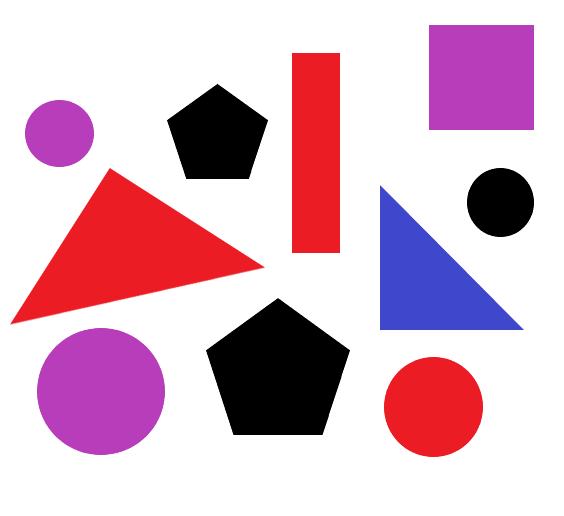
#> input picture IS4_1.png, 564 x 516 px, found by its file name
$ python main.py
#> lines starting #> are read from the running program, lines starting #| are printed output that depends on the picture; after the words box and inside, x2 and y2 are one past the last pixel; in counts of white or black regions, pixels touching at a corner belong together
import cv2
import imutils

class ShapeDetector:
    def __init__(self):
        pass
    def detect(self, c):
        peri = cv2.arcLength(c, True)
        approx = cv2.approxPolyDP(c, 0.04 * peri, True)

        if len(approx) == 3:
            shape = "triangle"
        elif len(approx) == 4:
            (x, y, w, h) = cv2.boundingRect(approx)
            ar = w / float(h)
            if ar >= 0.95 and ar <= 1.05:
                shape = "square"
            else:
                shape = "rectangle"
        elif len(approx) == 5:
            shape = "pentagon"
        else:
            shape = "circle"

        return shape

image = cv2.imread("C:/Users/1/Desktop/IS_img/IS4_1.png")
#> image is the input picture: shape (516, 564, 3); mean B, G, R 199.8, 182.3, 218.2
cv2.imshow("Input", image)

gray = cv2.cvtColor(image, cv2.COLOR_BGR2GRAY)
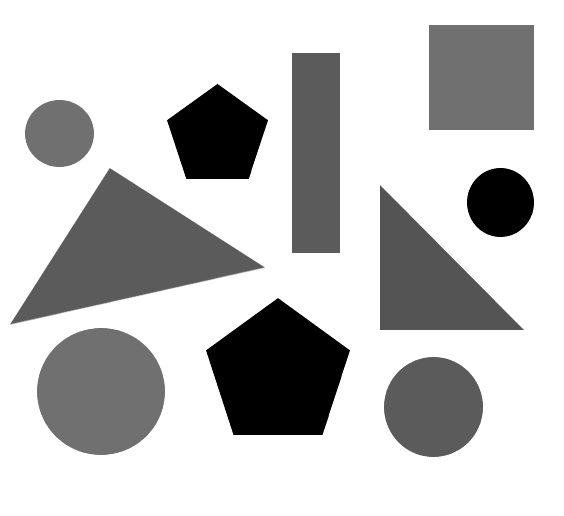
#> gray: shape (516, 564); min 0, max 255, mean 195
blurred = cv2.GaussianBlur(gray, (5, 5), 0)
_, thresh = cv2.threshold(gray, 225, 255, cv2.THRESH_BINARY_INV)
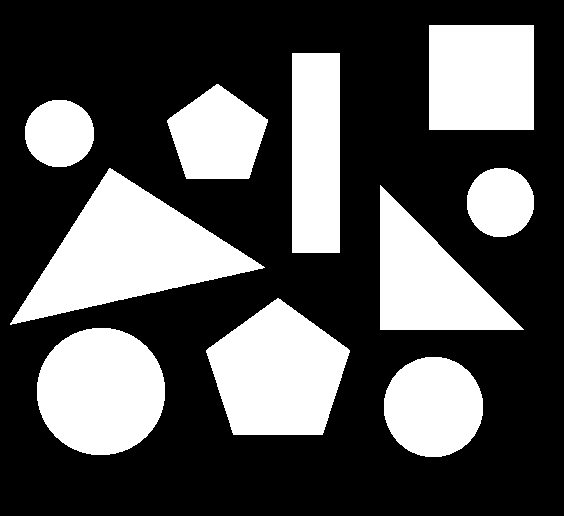
#> thresh: shape (516, 564); 33.3% white; 10 white regions

cnts = imutils.grab_contours(cv2.findContours(thresh.copy(), cv2.RETR_EXTERNAL, cv2.CHAIN_APPROX_SIMPLE))
#> cnts = 10 contours; largest, box (x1, y1, x2, y2) and area: (10, 168, 265, 325) 17062, (206, 298, 350, 435) 13527, (37, 328, 165, 455) 12686, (429, 25, 534, 130) 10816, (380, 185, 524, 330) 10282
output = image.copy()
sd = ShapeDetector()

amountCircle = 0
amountTriangle = 0
amountSquare = 0
amountRectangle = 0
amountPentagon = 0

for c in cnts:
    shape = sd.detect(c)

    if shape == "triangle":
        amountTriangle += 1
    elif shape == "square":
        amountSquare += 1
    elif shape == "rectangle":
        amountRectangle += 1
    elif shape == "pentagon":
        amountPentagon += 1
    elif shape == "circle":
        amountCircle += 1

    cv2.drawContours(output, [c], -1, (0, 0, 0), 1)
#> this loop made 10 passes
#> (peri in detect, approx in detect, x in detect, y in detect, w in detect, h in detect, ar in detect, shape) on pass 9: (492, [[292, 53], [292, 252], [339, 252], [339, 53]], 292, 53, 48, 200, 0.24, 'rectangle')
#> (peri in detect, approx in detect, x in detect, y in detect, w in detect, h in detect, ar in detect, shape) on pass 10: (416, [[429, 25], [429, 129], [533, 129], [533, 25]], 429, 25, 105, 105, 1, 'square')
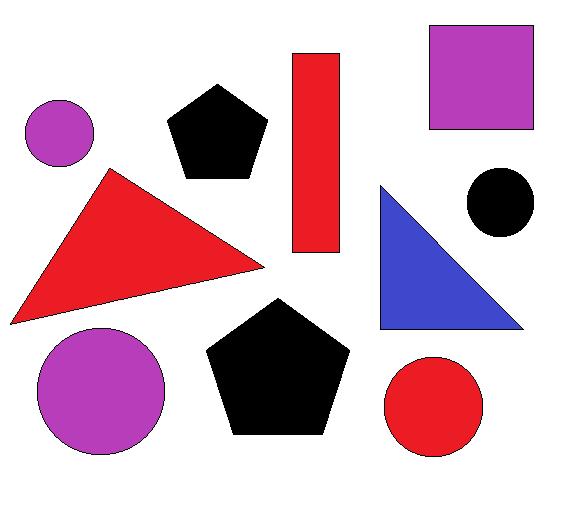
#> output: shape (516, 564, 3); 1.13% of pixels changed, all inside (x1, y1, x2, y2) = (10, 25, 534, 457)
#> after the loop, amountCircle = 4; amountPentagon = 2; amountRectangle = 1; amountSquare = 1; amountTriangle = 2

text = "Objects in the image: Triangle: {} Square: {} Rectangle: {} Pentagon: {} Circle: {}".format\
    (amountTriangle, amountSquare, amountRectangle, amountPentagon, amountCircle)
cv2.putText(output,text, (10, 25), cv2.FONT_HERSHEY_DUPLEX, 0.4, (0, 0, 0), 1)
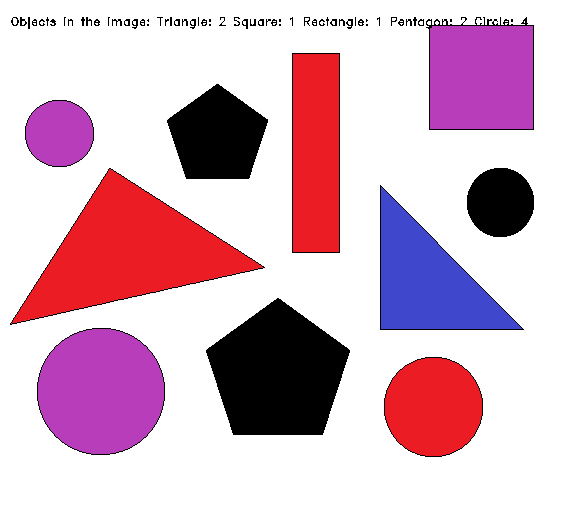
#> output: shape (516, 564, 3); 0.46% of pixels changed, all inside (x1, y1, x2, y2) = (11, 17, 528, 29)

cv2.imshow("Output", output)
print ("Objects in the image:")
print ("Triangle:", amountTriangle)
#| Triangle: 2
print ("Square:", amountSquare)
#| Square: 1
print ("Rectangle:", amountRectangle)
#| Rectangle: 1
print ("Pentagon:", amountPentagon)
#| Pentagon: 2
print ("Circle:", amountCircle)
#| Circle: 4

cv2.waitKey(0)

$ run again, with IS4.png copied over IS4_1.png
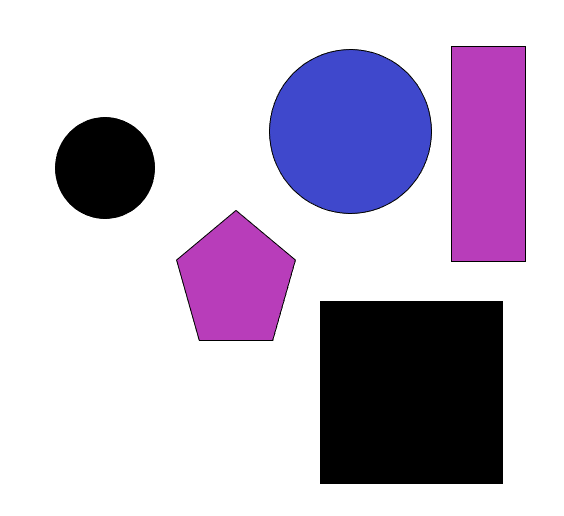
#> input picture IS4.png, 564 x 516 px, found by its file name
#> image is the input picture: shape (516, 564, 3); mean B, G, R 207.5, 187, 197.4
#> `_, thresh = cv2.threshold(gray, 225, 255, cv2.THRESH_BINARY_INV)`:
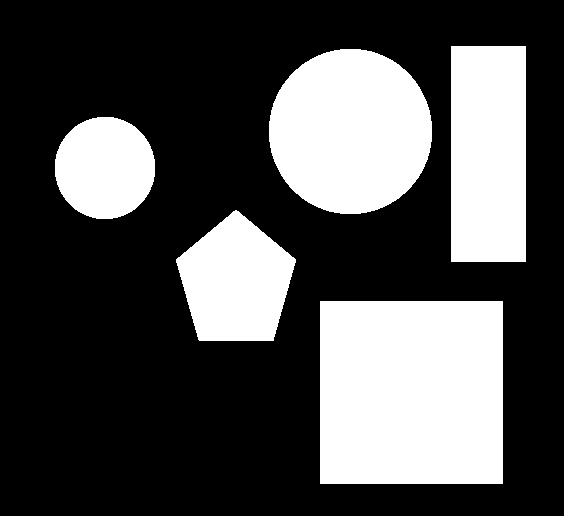
#> thresh: shape (516, 564); 30.9% white; 5 white regions
#> cnts = 5 contours; box (x1, y1, x2, y2) and area: (320, 301, 503, 484) 33124, (269, 49, 432, 214) 21010, (451, 46, 526, 262) 15910, (176, 210, 296, 341) 10796, (55, 117, 155, 219) 7945
#> the loop `for c in cnts:` made 5 passes
#> (peri in detect, approx in detect, x in detect, y in detect, w in detect, h in detect, ar in detect, shape) on pass 1: (728, [[320, 301], [320, 483], [502, 483], [502, 301]], 320, 301, 183, 183, 1, 'square')
#> after the loop `for c in cnts:`: amountCircle = 2; amountPentagon = 1; amountTriangle = 0
#> `cv2.putText(output,text, (10, 25), cv2.FONT_HERSHEY_DUPLEX, 0.4, (0, 0..`:
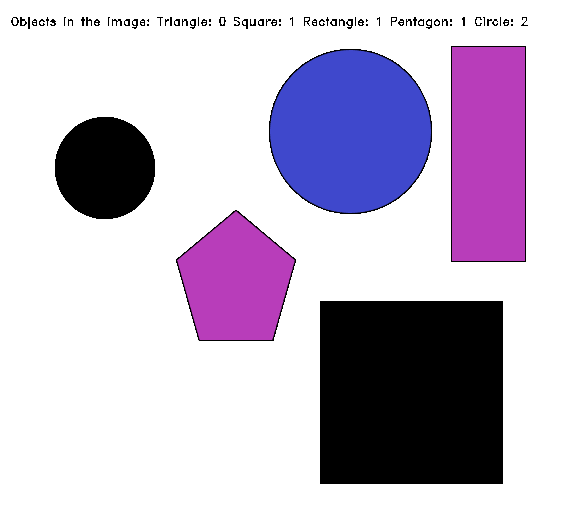
#> output: shape (516, 564, 3); mean B, G, R 206, 185.5, 195.9
#| Triangle: 0
#| Square: 1
#| Rectangle: 1
#| Pentagon: 1
#| Circle: 2
